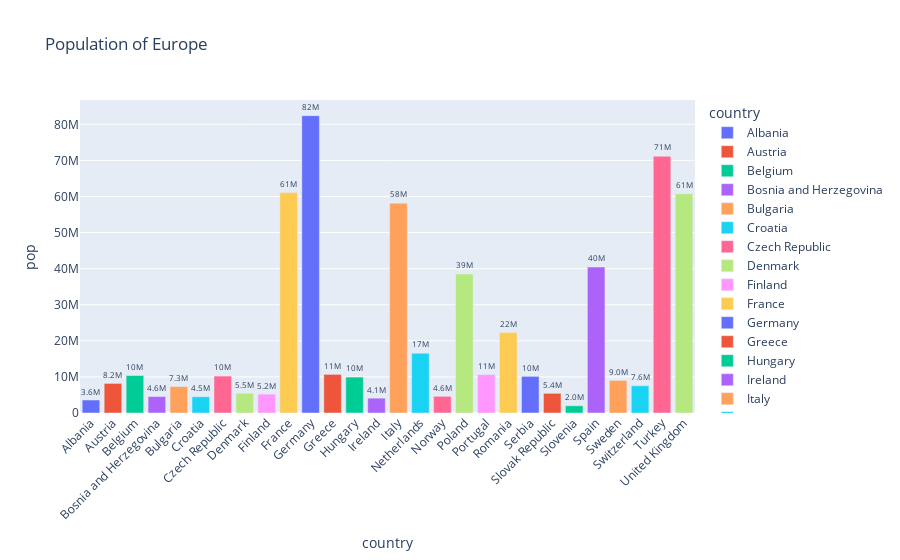

Notebook code for this chart:
### Code cell
europe = px.data.gapminder().query("continent == 'Europe' and year == 2007 and pop > 2.e6")
fig = px.bar(europe, x='country', y='pop', text='pop', color='country', title='Population of Europe')
fig.update_traces(texttemplate='%{text:.2s}', textposition='outside')
fig.update_layout(uniformtext_minsize=8)
fig.update_layout(xaxis_tickangle=-45)
fig.show()

### Figure 1 — Plotly figure (JSON) as saved in the notebook; plotly's stock layout.template omitted (floating-point values rounded to 4 significant figures)
{"data": [{"alignmentgroup": "True", "hovertemplate": "country=%{x}<br>pop=%{text}<extra></extra>", "legendgroup": "Albania", "marker": {"color": "#636efa", "pattern": {"shape": ""}}, "name": "Albania", "offsetgroup": "Albania", "orientation": "v", "showlegend": true, "text": [3600523], "textposition": "outside", "texttemplate": "%{text:.2s}", "type": "bar", "x": ["Albania"], "xaxis": "x", "y": [3600523], "yaxis": "y"}, {"alignmentgroup": "True", "hovertemplate": "country=%{x}<br>pop=%{text}<extra></extra>", "legendgroup": "Austria", "marker": {"color": "#EF553B", "pattern": {"shape": ""}}, "name": "Austria", "offsetgroup": "Austria", "orientation": "v", "showlegend": true, "text": [8199783], "textposition": "outside", "texttemplate": "%{text:.2s}", "type": "bar", "x": ["Austria"], "xaxis": "x", "y": [8199783], "yaxis": "y"}, {"alignmentgroup": "True", "hovertemplate": "country=%{x}<br>pop=%{text}<extra></extra>", "legendgroup": "Belgium", "marker": {"color": "#00cc96", "pattern": {"shape": ""}}, "name": "Belgium", "offsetgroup": "Belgium", "orientation": "v", "showlegend": true, "text": [10392226], "textposition": "outside", "texttemplate": "%{text:.2s}", "type": "bar", "x": ["Belgium"], "xaxis": "x", "y": [10392226], "yaxis": "y"}, {"alignmentgroup": "True", "hovertemplate": "country=%{x}<br>pop=%{text}<extra></extra>", "legendgroup": "Bosnia and Herzegovina", "marker": {"color": "#ab63fa", "pattern": {"shape": ""}}, "name": "Bosnia and Herzegovina", "offsetgroup": "Bosnia and Herzegovina", "orientation": "v", "showlegend": true, "text": [4552198], "textposition": "outside", "texttemplate": "%{text:.2s}", "type": "bar", "x": ["Bosnia and Herzegovina"], "xaxis": "x", "y": [4552198], "yaxis": "y"}, {"alignmentgroup": "True", "hovertemplate": "country=%{x}<br>pop=%{text}<extra></extra>", "legendgroup": "Bulgaria", "marker": {"color": "#FFA15A", "pattern": {"shape": ""}}, "name": "Bulgaria", "offsetgroup": "Bulgaria", "orientation": "v", "showlegend": true, "text": [7322858], "textposition": "outside", "texttemplate": "%{text:.2s}", "type": "bar", "x": ["Bulgaria"], "xaxis": "x", "y": [7322858], "yaxis": "y"}, {"alignmentgroup": "True", "hovertemplate": "country=%{x}<br>pop=%{text}<extra></extra>", "legendgroup": "Croatia", "marker": {"color": "#19d3f3", "pattern": {"shape": ""}}, "name": "Croatia", "offsetgroup": "Croatia", "orientation": "v", "showlegend": true, "text": [4493312], "textposition": "outside", "texttemplate": "%{text:.2s}", "type": "bar", "x": ["Croatia"], "xaxis": "x", "y": [4493312], "yaxis": "y"}, {"alignmentgroup": "True", "hovertemplate": "country=%{x}<br>pop=%{text}<extra></extra>", "legendgroup": "Czech Republic", "marker": {"color": "#FF6692", "pattern": {"shape": ""}}, "name": "Czech Republic", "offsetgroup": "Czech Republic", "orientation": "v", "showlegend": true, "text": [10228744], "textposition": "outside", "texttemplate": "%{text:.2s}", "type": "bar", "x": ["Czech Republic"], "xaxis": "x", "y": [10228744], "yaxis": "y"}, {"alignmentgroup": "True", "hovertemplate": "country=%{x}<br>pop=%{text}<extra></extra>", "legendgroup": "Denmark", "marker": {"color": "#B6E880", "pattern": {"shape": ""}}, "name": "Denmark", "offsetgroup": "Denmark", "orientation": "v", "showlegend": true, "text": [5468120], "textposition": "outside", "texttemplate": "%{text:.2s}", "type": "bar", "x": ["Denmark"], "xaxis": "x", "y": [5468120], "yaxis": "y"}, {"alignmentgroup": "True", "hovertemplate": "country=%{x}<br>pop=%{text}<extra></extra>", "legendgroup": "Finland", "marker": {"color": "#FF97FF", "pattern": {"shape": ""}}, "name": "Finland", "offsetgroup": "Finland", "orientation": "v", "showlegend": true, "text": [5238460], "textposition": "outside", "texttemplate": "%{text:.2s}", "type": "bar", "x": ["Finland"], "xaxis": "x", "y": [5238460], "yaxis": "y"}, {"alignmentgroup": "True", "hovertemplate": "country=%{x}<br>pop=%{text}<extra></extra>", "legendgroup": "France", "marker": {"color": "#FECB52", "pattern": {"shape": ""}}, "name": "France", "offsetgroup": "France", "orientation": "v", "showlegend": true, "text": [61083916], "textposition": "outside", "texttemplate": "%{text:.2s}", "type": "bar", "x": ["France"], "xaxis": "x", "y": [61083916], "yaxis": "y"}, {"alignmentgroup": "True", "hovertemplate": "country=%{x}<br>pop=%{text}<extra></extra>", "legendgroup": "Germany", "marker": {"color": "#636efa", "pattern": {"shape": ""}}, "name": "Germany", "offsetgroup": "Germany", "orientation": "v", "showlegend": true, "text": [82400996], "textposition": "outside", "texttemplate": "%{text:.2s}", "type": "bar", "x": ["Germany"], "xaxis": "x", "y": [82400996], "yaxis": "y"}, {"alignmentgroup": "True", "hovertemplate": "country=%{x}<br>pop=%{text}<extra></extra>", "legendgroup": "Greece", "marker": {"color": "#EF553B", "pattern": {"shape": ""}}, "name": "Greece", "offsetgroup": "Greece", "orientation": "v", "showlegend": true, "text": [10706290], "textposition": "outside", "texttemplate": "%{text:.2s}", "type": "bar", "x": ["Greece"], "xaxis": "x", "y": [10706290], "yaxis": "y"}, {"alignmentgroup": "True", "hovertemplate": "country=%{x}<br>pop=%{text}<extra></extra>", "legendgroup": "Hungary", "marker": {"color": "#00cc96", "pattern": {"shape": ""}}, "name": "Hungary", "offsetgroup": "Hungary", "orientation": "v", "showlegend": true, "text": [9956108], "textposition": "outside", "texttemplate": "%{text:.2s}", "type": "bar", "x": ["Hungary"], "xaxis": "x", "y": [9956108], "yaxis": "y"}, {"alignmentgroup": "True", "hovertemplate": "country=%{x}<br>pop=%{text}<extra></extra>", "legendgroup": "Ireland", "marker": {"color": "#ab63fa", "pattern": {"shape": ""}}, "name": "Ireland", "offsetgroup": "Ireland", "orientation": "v", "showlegend": true, "text": [4109086], "textposition": "outside", "texttemplate": "%{text:.2s}", "type": "bar", "x": ["Ireland"], "xaxis": "x", "y": [4109086], "yaxis": "y"}, {"alignmentgroup": "True", "hovertemplate": "country=%{x}<br>pop=%{text}<extra></extra>", "legendgroup": "Italy", "marker": {"color": "#FFA15A", "pattern": {"shape": ""}}, "name": "Italy", "offsetgroup": "Italy", "orientation": "v", "showlegend": true, "text": [58147733], "textposition": "outside", "texttemplate": "%{text:.2s}", "type": "bar", "x": ["Italy"], "xaxis": "x", "y": [58147733], "yaxis": "y"}, {"alignmentgroup": "True", "hovertemplate": "country=%{x}<br>pop=%{text}<extra></extra>", "legendgroup": "Netherlands", "marker": {"color": "#19d3f3", "pattern": {"shape": ""}}, "name": "Netherlands", "offsetgroup": "Netherlands", "orientation": "v", "showlegend": true, "text": [16570613], "textposition": "outside", "texttemplate": "%{text:.2s}", "type": "bar", "x": ["Netherlands"], "xaxis": "x", "y": [16570613], "yaxis": "y"}, {"alignmentgroup": "True", "hovertemplate": "country=%{x}<br>pop=%{text}<extra></extra>", "legendgroup": "Norway", "marker": {"color": "#FF6692", "pattern": {"shape": ""}}, "name": "Norway", "offsetgroup": "Norway", "orientation": "v", "showlegend": true, "text": [4627926], "textposition": "outside", "texttemplate": "%{text:.2s}", "type": "bar", "x": ["Norway"], "xaxis": "x", "y": [4627926], "yaxis": "y"}, {"alignmentgroup": "True", "hovertemplate": "country=%{x}<br>pop=%{text}<extra></extra>", "legendgroup": "Poland", "marker": {"color": "#B6E880", "pattern": {"shape": ""}}, "name": "Poland", "offsetgroup": "Poland", "orientation": "v", "showlegend": true, "text": [38518241], "textposition": "outside", "texttemplate": "%{text:.2s}", "type": "bar", "x": ["Poland"], "xaxis": "x", "y": [38518241], "yaxis": "y"}, {"alignmentgroup": "True", "hovertemplate": "country=%{x}<br>pop=%{text}<extra></extra>", "legendgroup": "Portugal", "marker": {"color": "#FF97FF", "pattern": {"shape": ""}}, "name": "Portugal", "offsetgroup": "Portugal", "orientation": "v", "showlegend": true, "text": [10642836], "textposition": "outside", "texttemplate": "%{text:.2s}", "type": "bar", "x": ["Portugal"], "xaxis": "x", "y": [10642836], "yaxis": "y"}, {"alignmentgroup": "True", "hovertemplate": "country=%{x}<br>pop=%{text}<extra></extra>", "legendgroup": "Romania", "marker": {"color": "#FECB52", "pattern": {"shape": ""}}, "name": "Romania", "offsetgroup": "Romania", "orientation": "v", "showlegend": true, "text": [22276056], "textposition": "outside", "texttemplate": "%{text:.2s}", "type": "bar", "x": ["Romania"], "xaxis": "x", "y": [22276056], "yaxis": "y"}, {"alignmentgroup": "True", "hovertemplate": "country=%{x}<br>pop=%{text}<extra></extra>", "legendgroup": "Serbia", "marker": {"color": "#636efa", "pattern": {"shape": ""}}, "name": "Serbia", "offsetgroup": "Serbia", "orientation": "v", "showlegend": true, "text": [10150265], "textposition": "outside", "texttemplate": "%{text:.2s}", "type": "bar", "x": ["Serbia"], "xaxis": "x", "y": [10150265], "yaxis": "y"}, {"alignmentgroup": "True", "hovertemplate": "country=%{x}<br>pop=%{text}<extra></extra>", "legendgroup": "Slovak Republic", "marker": {"color": "#EF553B", "pattern": {"shape": ""}}, "name": "Slovak Republic", "offsetgroup": "Slovak Republic", "orientation": "v", "showlegend": true, "text": [5447502], "textposition": "outside", "texttemplate": "%{text:.2s}", "type": "bar", "x": ["Slovak Republic"], "xaxis": "x", "y": [5447502], "yaxis": "y"}, {"alignmentgroup": "True", "hovertemplate": "country=%{x}<br>pop=%{text}<extra></extra>", "legendgroup": "Slovenia", "marker": {"color": "#00cc96", "pattern": {"shape": ""}}, "name": "Slovenia", "offsetgroup": "Slovenia", "orientation": "v", "showlegend": true, "text": [2009245], "textposition": "outside", "texttemplate": "%{text:.2s}", "type": "bar", "x": ["Slovenia"], "xaxis": "x", "y": [2009245], "yaxis": "y"}, {"alignmentgroup": "True", "hovertemplate": "country=%{x}<br>pop=%{text}<extra></extra>", "legendgroup": "Spain", "marker": {"color": "#ab63fa", "pattern": {"shape": ""}}, "name": "Spain", "offsetgroup": "Spain", "orientation": "v", "showlegend": true, "text": [40448191], "textposition": "outside", "texttemplate": "%{text:.2s}", "type": "bar", "x": ["Spain"], "xaxis": "x", "y": [40448191], "yaxis": "y"}, {"alignmentgroup": "True", "hovertemplate": "country=%{x}<br>pop=%{text}<extra></extra>", "legendgroup": "Sweden", "marker": {"color": "#FFA15A", "pattern": {"shape": ""}}, "name": "Sweden", "offsetgroup": "Sweden", "orientation": "v", "showlegend": true, "text": [9031088], "textposition": "outside", "texttemplate": "%{text:.2s}", "type": "bar", "x": ["Sweden"], "xaxis": "x", "y": [9031088], "yaxis": "y"}, {"alignmentgroup": "True", "hovertemplate": "country=%{x}<br>pop=%{text}<extra></extra>", "legendgroup": "Switzerland", "marker": {"color": "#19d3f3", "pattern": {"shape": ""}}, "name": "Switzerland", "offsetgroup": "Switzerland", "orientation": "v", "showlegend": true, "text": [7554661], "textposition": "outside", "texttemplate": "%{text:.2s}", "type": "bar", "x": ["Switzerland"], "xaxis": "x", "y": [7554661], "yaxis": "y"}, {"alignmentgroup": "True", "hovertemplate": "country=%{x}<br>pop=%{text}<extra></extra>", "legendgroup": "Turkey", "marker": {"color": "#FF6692", "pattern": {"shape": ""}}, "name": "Turkey", "offsetgroup": "Turkey", "orientation": "v", "showlegend": true, "text": [71158647], "textposition": "outside", "texttemplate": "%{text:.2s}", "type": "bar", "x": ["Turkey"], "xaxis": "x", "y": [71158647], "yaxis": "y"}, {"alignmentgroup": "True", "hovertemplate": "country=%{x}<br>pop=%{text}<extra></extra>", "legendgroup": "United Kingdom", "marker": {"color": "#B6E880", "pattern": {"shape": ""}}, "name": "United Kingdom", "offsetgroup": "United Kingdom", "orientation": "v", "showlegend": true, "text": [60776238], "textposition": "outside", "texttemplate": "%{text:.2s}", "type": "bar", "x": ["United Kingdom"], "xaxis": "x", "y": [60776238], "yaxis": "y"}], "layout": {"barmode": "relative", "legend": {"title": {"text": "country"}, "tracegroupgap": 0}, "title": {"text": "Population of Europe"}, "uniformtext": {"minsize": 8}, "xaxis": {"anchor": "y", "categoryarray": ["Albania", "Austria", "Belgium", "Bosnia and Herzegovina", "Bulgaria", "Croatia", "Czech Republic", "Denmark", "Finland", "France", "Germany", "Greece", "Hungary", "Ireland", "Italy", "Netherlands", "Norway", "Poland", "Portugal", "Romania", "Serbia", "Slovak Republic", "Slovenia", "Spain", "Sweden", "Switzerland", "Turkey", "United Kingdom"], "categoryorder": "array", "domain": [0, 1], "tickangle": -45, "title": {"text": "country"}}, "yaxis": {"anchor": "x", "domain": [0, 1], "title": {"text": "pop"}}}}
